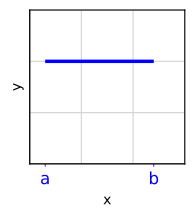

Python code for this plot:
import matplotlib.pyplot as plt
import numpy as np
from matplotlib.ticker import MaxNLocator

fig, ax1 = plt.subplots(figsize=(2, 2))

#Axis limits and grid
plt.ylim(0, 3)
ax1.set_xlim(0, 3) 
ax1.set_xticks(np.arange(0, 4, 1)) 
ax1.grid(True, which='major', color='lightgray', linestyle='-')
ax1.tick_params(axis='x', which='major', length=0, labelbottom=False) #Hides number ticks on xy-axis
ax1.tick_params(axis='y', which='major', length=0, labelleft=False)

#Add a,b to axis
tick_positions = [0.3, 2.4]
tick_labels = ['a', 'b']
ax1.set_xticks(tick_positions, minor=True)
ax1.set_xticklabels(tick_labels, minor=True)
ax1.tick_params(axis='x', which='minor', colors='blue', labelsize=12)

#Draw line
ax1.hlines(2, xmin=tick_positions[0], xmax=tick_positions[1], color="blue", linewidth=2.5)

ax1.set_xlabel("x")
ax1.set_ylabel("y")
ax1.axhline(0, color="black", linewidth=0.8)
ax1.axvline(0, color="black", linewidth=0.8)

#Save plot as pdf and show
plt.savefig("images/note16/rolles1.pdf", format="pdf", bbox_inches="tight")
plt.show()
